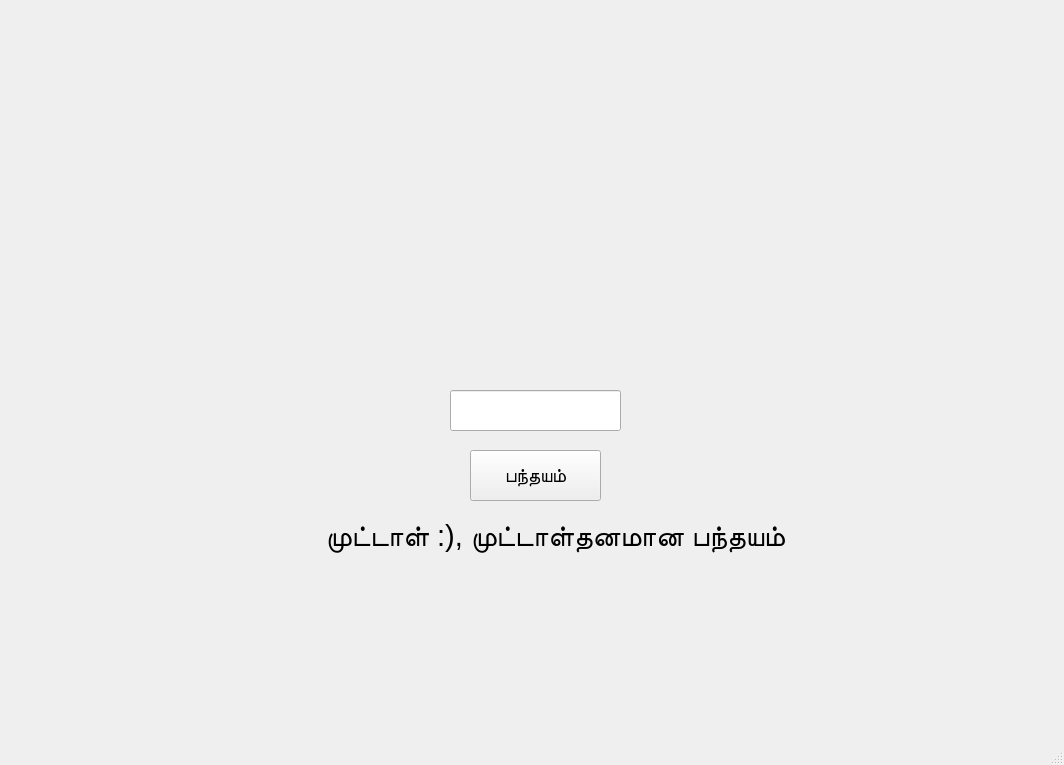
<?xml version="1.0" encoding="UTF-8"?>
<ui version="4.0">
 <class>MainWindow</class>
 <widget class="QMainWindow" name="MainWindow">
  <property name="geometry">
   <rect>
    <x>0</x>
    <y>0</y>
    <width>1064</width>
    <height>765</height>
   </rect>
  </property>
  <property name="windowTitle">
   <string>MainWindow</string>
  </property>
  <property name="styleSheet">
   <string notr="true">background color: rgba(195,13,13,255);</string>
  </property>
  <widget class="QWidget" name="centralwidget">
   <widget class="QLineEdit" name="aposta">
    <property name="geometry">
     <rect>
      <x>450</x>
      <y>390</y>
      <width>171</width>
      <height>41</height>
     </rect>
    </property>
   </widget>
   <widget class="QLabel" name="result">
    <property name="geometry">
     <rect>
      <x>280</x>
      <y>510</y>
      <width>551</width>
      <height>51</height>
     </rect>
    </property>
    <property name="font">
     <font>
      <pointsize>22</pointsize>
     </font>
    </property>
    <property name="text">
     <string>முட்டாள் :), முட்டாள்தனமான பந்தயம்</string>
    </property>
    <property name="alignment">
     <set>Qt::AlignCenter</set>
    </property>
   </widget>
   <widget class="QPushButton" name="btn">
    <property name="geometry">
     <rect>
      <x>470</x>
      <y>450</y>
      <width>131</width>
      <height>51</height>
     </rect>
    </property>
    <property name="font">
     <font>
      <pointsize>14</pointsize>
     </font>
    </property>
    <property name="text">
     <string>பந்தயம்</string>
    </property>
   </widget>
   <widget class="QLabel" name="label_2">
    <property name="geometry">
     <rect>
      <x>290</x>
      <y>0</y>
      <width>500</width>
      <height>358</height>
     </rect>
    </property>
    <property name="text">
     <string/>
    </property>
    <property name="pixmap">
     <pixmap>../../../Downloads/triguin.png</pixmap>
    </property>
   </widget>
  </widget>
  <widget class="QMenuBar" name="menubar">
   <property name="geometry">
    <rect>
     <x>0</x>
     <y>0</y>
     <width>1064</width>
     <height>21</height>
    </rect>
   </property>
  </widget>
  <widget class="QStatusBar" name="statusbar"/>
 </widget>
 <resources/>
 <connections/>
</ui>
